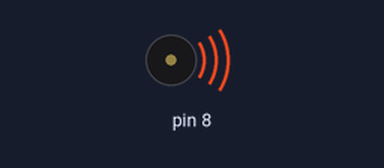
The sketch below on a simulated Arduino Uno, built with avr-gcc and run on an emulated ATmega328P. Shown: buzzer (waves = sounding).

Above: at 0.8 s.
At 89.4 s:
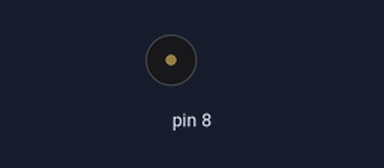
Timing chart, 0 to 90.9 s (numbered marks = the images above):
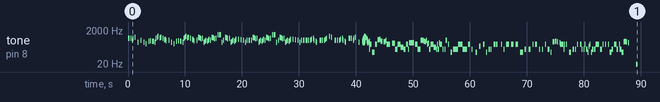

The sketch:

TeslaMusical.ino
```cpp
int portSpeak(8);

//Melodia do MARIO THEME
const PROGMEM int melodia[] = {660,660,660,510,660,770,380,510,380,320,440,480,450,430,380,660,760,860,700,760,660,520,580,480,510,380,320,440,480,450,430,380,660,760,860,700,760,660,520,580,480,500,760,720,680,620,650,380,430,500,430,500,570,500,760,720,680,620,650,1020,1020,1020,380,500,760,720,680,620,650,380,430,500,430,500,570,585,550,500,380,500,500,500,500,760,720,680,620,650,380,430,500,430,500,570,500,760,720,680,620,650,1020,1020,1020,380,500,760,720,680,620,650,380,430,500,430,500,570,585,550,500,380,500,500,500,500,500,500,500,580,660,500,430,380,500,500,500,500,580,660,870,760,500,500,500,500,580,660,500,430,380,660,660,660,510,660,770,380};
const PROGMEM int duracaodasnotas[] = {100,100,100,100,100,100,100,100,100,100,100,80,100,100,100,80,50,100,80,50,80,80,80,80,100,100,100,100,80,100,100,100,80,50,100,80,50,80,80,80,80,100,100,100,100,150,150,100,100,100,100,100,100,100,100,100,100,150,200,80,80,80,100,100,100,100,100,150,150,100,100,100,100,100,100,100,100,100,100,100,100,100,100,100,100,100,150,150,100,100,100,100,100,100,100,100,100,100,150,200,80,80,80,100,100,100,100,100,150,150,100,100,100,100,100,100,100,100,100,100,100,100,100,60,80,60,80,80,80,80,80,80,60,80,60,80,80,80,80,80,60,80,60,80,80,80,80,80,80,100,100,100,100,100,100,100};
const PROGMEM int pausadepoisdasnotas[] ={150,300,300,100,300,550,575,450,400,500,300,330,150,300,200,200,150,300,150,350,300,150,150,500,450,400,500,300,330,150,300,200,200,150,300,150,350,300,150,150,500,300,100,150,150,300,300,150,150,300,150,100,220,300,100,150,150,300,300,300,150,300,300,300,100,150,150,300,300,150,150,300,150,100,420,450,420,360,300,300,150,300,300,100,150,150,300,300,150,150,300,150,100,220,300,100,150,150,300,300,300,150,300,300,300,100,150,150,300,300,150,150,300,150,100,420,450,420,360,300,300,150,300,150,300,350,150,350,150,300,150,600,150,300,350,150,150,550,325,600,150,300,350,150,350,150,300,150,600,150,300,300,100,300,550,575};

//Melodia Marcha Imperial
const PROGMEM int melodia1[] = {440,440,440,349,523,440,349,523,440,659,659,659,698,523,415,349,523,440,880,440,440,880,830,784,740,698,740,455,622,554,523,466,523,349,415,349,440};
const PROGMEM int duracaodasnotas1[] = {500,500,500,350,150,500,350,150,1000,500,500,500,350,150,500,350,150,1000,500,350,150,500,250,250,125,125,250,250,500,250,250,125,125,250,125,500,375,125};
const PROGMEM int pausadepoisdasnotas1[] = {20,20,20,20,20,20,20,20,20,20,20,20,20,20,20,20,20,20,20,20,20,20,20,20,20,20,250,20,20,20,20,20,20,20,250,20,20,20,20};

//Melodia Sweet Child O Mine
const PROGMEM int melodia2[] = {294,587,440,392,784,440,740,440,294,587,440,392,784,440,740,440,330,587,440,392,784,440,740,440,330,587,440,392,784,440,740,440,392,587,440,392,784,440,740,440,392,587,440,392,784,440,740,440,294,587,440,392,784,440,740,440,294,587,440,392,784,440,740,440,294,587,440,392,784,440,740,440,294,587,440,392,784,440,740,440,330,587,440,392,784,440,740,440,330,587,440,392,784,440,740,440,392,587,440,392,784,440,740,440,392,587,440,392,784,440,740,440,294,587,440,392,784,440,740,440,294,587,440,392,784,440,740,440};
const PROGMEM int duracaodasnotas2[] = {6,6,6,6,6,6,6,6,6,6,6,6,6,6,6,6,6,6,6,6,6,6,6,6,6,6,6,6,6,6,6,6,6,6,6,6,6,6,6,6,6,6,6,6,6,6,6,6,6,6,6,6,6,6,6,6,6,6,6,6,6,6,6,6,6,6,6,6,6,6,6,6,6,6,6,6,6,6,6,6,6,6,6,6,6,6,6,6,6,6,6,6,6,6,6,6,6,6,6,6,6,6,6,6,6,6,6,6,6,6,6,6,6,6,6,6,6,6,6,6,6,6,6,6,6,6,6,6};
const PROGMEM int pausadepoisdasnotas2[] = {8,8,8,8,8,8,8,8,8,8,8,8,8,8,8,8,8,8,8,8,8,8,8,8,8,8,8,8,8,8,8,8,8,8,8,8,8,8,8,8,8,8,8,8,8,8,8,8,8,8,8,8,8,8,8,8,8,8,8,8,8,8,8,8,8,8,8,8,8,8,8,8,8,8,8,8,8,8,8,8,8,8,8,8,8,8,8,8,8,8,8,8,8,8,8,8,8,8,8,8,8,8,8,8,8,8,8,8,8,8,8,8,8,8,8,8,8,8,8,8,8,8,8,8,8,8,8,8};

void setup() {
        for (int nota = 0; nota < 156; nota++) {
              tone(portSpeak, melodia[nota], duracaodasnotas[nota]);
              delay(pausadepoisdasnotas[nota]);
        }
        noTone(portSpeak);

        delay(100);
        for (int nota = 0; nota < 156; nota++) {
              tone(portSpeak, melodia1[nota], duracaodasnotas1[nota]);
              delay(pausadepoisdasnotas1[nota]);
        }
        noTone(portSpeak);

        delay(100);
        for (int nota = 0; nota < 156; nota++) {
              tone(portSpeak, melodia2[nota], duracaodasnotas2[nota]);
              delay(pausadepoisdasnotas2[nota]);
        }
        noTone(portSpeak);

}

void loop() {

}
```
